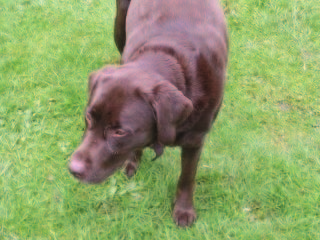
//> input picture livewire_features/dog.png, 320 x 240 px
$ ./LiveWire_OCV_Test   (built with g++ and OpenCV 4)
//> lines starting //> are read from the running program, lines starting //| are printed output that depends on the picture
### livewire_features/lwocv.cpp
#include "lwocv.h"

cv::Mat calcImgGrad(const cv::Mat &img) {
    cv::Mat ret;
    cv::Mat gx, gy, ga;
    cv::Sobel(img, gx, CV_64F, 1,0);
    cv::Sobel(img, gy, CV_64F, 0,1);
    cv::cartToPolar(gx,gy, ret,ga);
    double vMax;
    cv::minMaxLoc(ret, NULL, &vMax, NULL,NULL);
    ret=1.0-ret/vMax;
    return ret;
}


cv::Mat calcCanny(const cv::Mat &img) {
    cv::Mat ret, tmp, imgb;
    img.copyTo(imgb);
    //    cv::blur(img, imgb, cv::Size(3,3));
    //    cv::adaptiveBilateralFilter(img,imgb,cv::Size(7,7),200);
    int param=9;
    cv::bilateralFilter(img,imgb,param,param*2,param/2.0);
    cv::Scalar vMean = cv::mean(imgb);
    std::cout << "mean = " << vMean << std::endl;
    //    tmp.reshape(0,1);
    //    cv::sort(tmp,tmp,CV_SORT_ASCENDING);
    //    double vMedian  = (double)tmp.at<uchar>(0,tmp.cols/2);
    double vMedian  = vMean[0];
    double sigma    = 0.3;
    double lower    = std::max(0.0, (1.0 - sigma) * vMedian);
    double upper    = std::min(255.0, (1.0 + sigma) * vMedian);
    std::cout << "lower=" << lower << ", upper=" << upper << std::endl;
    cv::Canny(imgb, ret, lower, upper, 3);
    ret.convertTo(ret,CV_64F);
    double vMax;
    cv::minMaxLoc(ret, NULL, &vMax, NULL,NULL);
    return (1.0 - ret/vMax);
}

void use_superpixels(cv::Mat &image) {
	cv::Mat image_contours = cv::imread("dog_contours.bmp", CV_LOAD_IMAGE_GRAYSCALE);
	for (int i = 0; i < image_contours.rows; i++) {
		for (int j = 0; j < image_contours.cols; j++) {
			if (image_contours.at<unsigned char>(i, j) == 255) {
				image.at<double>(i, j) = 1;
			}
		}
	}
}


cv::Mat calcLiveWireCostFcn(const cv::Mat &img) {
    cv::Mat imgg = img;
    if(img.channels()==3) {
        cv::cvtColor(img,imgg,CV_BGR2GRAY);
    }
    cv::Mat imgG = calcImgGrad(imgg);
    cv::Mat imgE = calcCanny(imgg);
    cv::Mat ret;
    double pG = 0.8;
    double pE = 0.2;
    //    std::cout << imgG.type() << "/" << imgE.type() << std::endl;
    ret = pG*imgG + pE*imgE;
	use_superpixels(ret);
    return ret;
}


cv::Mat normImage(const cv::Mat &img) {
    cv::Mat ret;
    cv::normalize(img, ret, 0,255, CV_MINMAX, CV_8U);
    return ret;
}


// [228 lines left out: functions fFindMinG, fFindLinInd, calcLiveWireP, calcLiveWireGetPath, calcIdealAnchor, OCVLiveWire and 3 more, not called in this run]

bool OCVLiveWire::isLoadedData() const {
    return isLoaded;
}

bool OCVLiveWire::isStartedPath() const {
    return isStartPath;
}

void OCVLiveWire::setDebugMode(bool mode) {
    isDebug = mode;
}

cv::Point OCVLiveWire::getCPoint() const {
    return cPoint;
}

cv::Point OCVLiveWire::getMPoint() const {
    return mPoint;
}

// [62 lines left out: functions clean, calcLWP, calcLWPath, incPath, helpDrawImgPXY, helpDrawImgF, not called in this run]

### livewire_features/LiveWire_OCV_Test.cpp
#include "lwocv.h"

cv::Mat img, imgF, iPX, iPY;
cv::Point cPoint;
bool isStarted = false;
std::vector<cv::Point> pathTot, path;


///////////////////////////////////////////////
//double dist(const cv::Point)

// [46 lines left out: function onMouse, not called in this run]

///////////////////////////////////////////////
int main(int argc, char* argv[]) {

    img = cv::imread("dog.png", 1);
//> img is the input picture: 240 rows x 320 cols, CV_8UC3; mean B, G, R 105.4, 161.9, 143.4

    imgF = calcLiveWireCostFcn(img);
//> in calcLiveWireCostFcn, `cv::cvtColor(img,imgg,CV_BGR2GRAY);`:
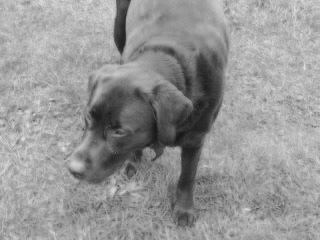
//> imgg: 240 rows x 320 cols, CV_8UC1; min 20, max 228, mean 149.9
//> in calcImgGrad, `cv::Sobel(img, gy, CV_64F, 0,1);`:
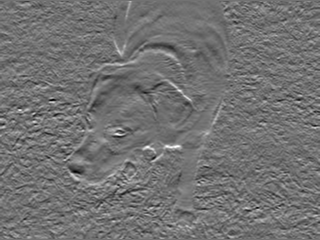
//> gy: 240 rows x 320 cols, CV_64FC1; min -273, max 333, mean -0.6; drawn with min black and max white
//> in calcImgGrad, `cv::cartToPolar(gx,gy, ret,ga);`:
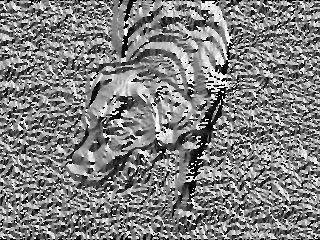
//> ga: 240 rows x 320 cols, CV_64FC1; min 0, max 6.28, mean 3.16; drawn with min black and max white
//> in calcImgGrad, `cv::minMaxLoc(ret, NULL, &vMax, NULL,NULL);`: vMax = 477.9
//> in calcImgGrad, `ret=1.0-ret/vMax;`:
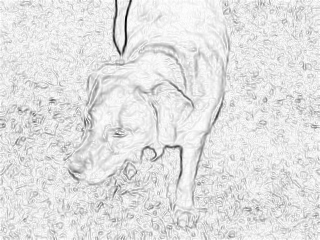
//> ret: 240 rows x 320 cols, CV_64FC1; min 0, max 1, mean 0.887
//> in calcCanny, `cv::Scalar vMean = cv::mean(imgb);`: vMean = Scalar(150)
//| mean = [149.997, 0, 0, 0]
//> in calcCanny, `double vMedian  = vMean[0];`: vMedian = 150
//> in calcCanny, `double lower    = std::max(0.0, (1.0 - sigma) * vMedian);`: lower = 105
//> in calcCanny, `double upper    = std::min(255.0, (1.0 + sigma) * vMedian);`: upper = 195
//| lower=104.998, upper=194.996
//> in calcCanny, `cv::Canny(imgb, ret, lower, upper, 3);`:
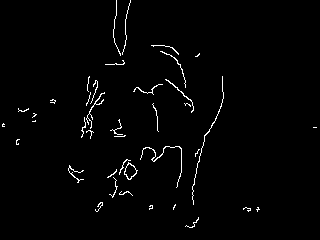
//> ret: 240 rows x 320 cols, CV_8UC1; 1.7% white in thin lines or dots
//> in calcCanny, `ret.convertTo(ret,CV_64F);`: ret: 240 rows x 320 cols, CV_64FC1; 1.7% white in thin lines or dots
//> in calcCanny, `cv::minMaxLoc(ret, NULL, &vMax, NULL,NULL);`: vMax = 255
//> in calcLiveWireCostFcn, `cv::Mat imgE = calcCanny(imgg);`: imgE: 240 rows x 320 cols, CV_64FC1; values 0 (black) and 1 (white), 98.3% white; black in thin lines or dots
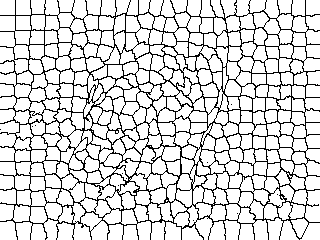
//> input picture livewire_features/dog_contours.bmp, 320 x 240 px
//> in use_superpixels, `cv::Mat image_contours = cv::imread("dog_contours.bmp", CV_LOAD_IMAGE_..`: image_contours: 240 rows x 320 cols, CV_8UC1; 84.2% white; black in thin lines or dots
//> after the loop in use_superpixels, `for (int i = 0; i < image_contours.rows; i++)`:
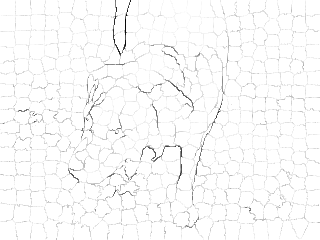
//> image: 240 rows x 320 cols, CV_64FC1; min 0.011, max 1, mean 0.98

    cv::imshow("win", normImage(imgF));
    cv::setMouseCallback("win", onMouse, 0);
    while(true) {
        int key = cv::waitKey(0);
//> the Esc key is pressed
        if(key==27) {
            break;
        }
    }
    return 0;
}
